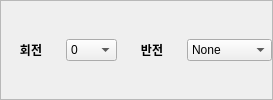
                           <widget class="QFrame" name="frame_5">
                            <property name="frameShape">
                             <enum>QFrame::StyledPanel</enum>
                            </property>
                            <property name="frameShadow">
                             <enum>QFrame::Raised</enum>
                            </property>
                            <layout class="QHBoxLayout" name="horizontalLayout_11">
                             <property name="spacing">
                              <number>5</number>
                             </property>
                             <property name="leftMargin">
                              <number>0</number>
                             </property>
                             <property name="topMargin">
                              <number>0</number>
                             </property>
                             <property name="rightMargin">
                              <number>0</number>
                             </property>
                             <property name="bottomMargin">
                              <number>0</number>
                             </property>
                             <item>
                              <widget class="QLabel" name="label_34">
                               <property name="minimumSize">
                                <size>
                                 <width>60</width>
                                 <height>0</height>
                                </size>
                               </property>
                               <property name="maximumSize">
                                <size>
                                 <width>60</width>
                                 <height>16777215</height>
                                </size>
                               </property>
                               <property name="font">
                                <font>
                                 <family>Segoe UI</family>
                                 <bold>true</bold>
                                </font>
                               </property>
                               <property name="text">
                                <string>회전</string>
                               </property>
                               <property name="alignment">
                                <set>Qt::AlignCenter</set>
                               </property>
                              </widget>
                             </item>
                             <item>
                              <widget class="QComboBox" name="rotate_combo">
                               <property name="font">
                                <font>
                                 <family>Segoe UI</family>
                                </font>
                               </property>
                               <item>
                                <property name="text">
                                 <string>0</string>
                                </property>
                               </item>
                               <item>
                                <property name="text">
                                 <string>90</string>
                                </property>
                               </item>
                               <item>
                                <property name="text">
                                 <string>180</string>
                                </property>
                               </item>
                               <item>
                                <property name="text">
                                 <string>270</string>
                                </property>
                               </item>
                              </widget>
                             </item>
                             <item>
                              <widget class="QLabel" name="label_35">
                               <property name="minimumSize">
                                <size>
                                 <width>60</width>
                                 <height>0</height>
                                </size>
                               </property>
                               <property name="maximumSize">
                                <size>
                                 <width>60</width>
                                 <height>16777215</height>
                                </size>
                               </property>
                               <property name="font">
                                <font>
                                 <family>Segoe UI</family>
                                 <bold>true</bold>
                                </font>
                               </property>
                               <property name="text">
                                <string>반전</string>
                               </property>
                               <property name="alignment">
                                <set>Qt::AlignCenter</set>
                               </property>
                              </widget>
                             </item>
                             <item>
                              <widget class="QComboBox" name="flip_combo">
                               <property name="font">
                                <font>
                                 <family>Segoe UI</family>
                                </font>
                               </property>
                               <item>
                                <property name="text">
                                 <string>None</string>
                                </property>
                               </item>
                               <item>
                                <property name="text">
                                 <string>Horizontal</string>
                                </property>
                               </item>
                               <item>
                                <property name="text">
                                 <string>Vertical</string>
                                </property>
                               </item>
                               <item>
                                <property name="text">
                                 <string>ALL</string>
                                </property>
                               </item>
                              </widget>
                             </item>
                            </layout>
                           </widget>
